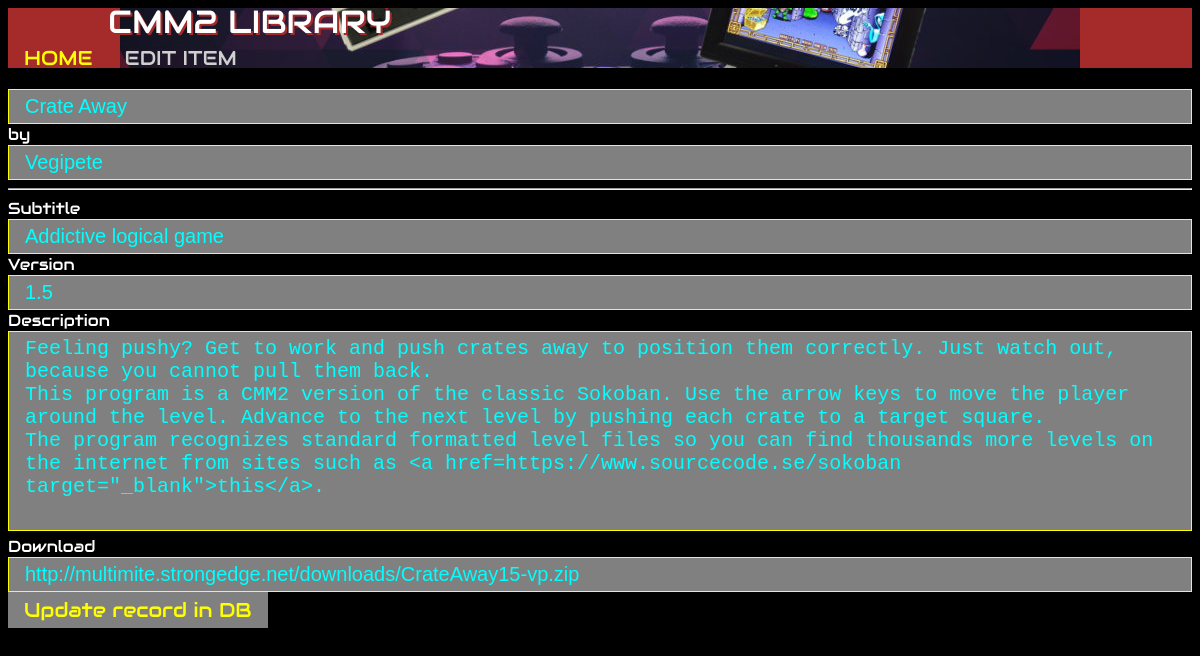
Screenshot of /editApp.php?id=19 with the database file from the repository.
### tables this page shows
CREATE TABLE IF NOT EXISTS `apps` (
  `id` int(11) NOT NULL AUTO_INCREMENT,
  `title` varchar(200) NOT NULL,
  `version` varchar(200) NOT NULL,
  `changed` timestamp NOT NULL DEFAULT CURRENT_TIMESTAMP,
  `author` int(11) NOT NULL DEFAULT '1',
  `scr_path` varchar(200) NOT NULL,
  `subtitle` varchar(200) NOT NULL,
  `description` varchar(2000) NOT NULL,
  `link` varchar(200) NOT NULL,
  `category` varchar(200) NOT NULL DEFAULT '1',
  `rating` int(11) NOT NULL DEFAULT '0',
  `enabled` tinyint(1) NOT NULL DEFAULT '1',
  PRIMARY KEY (`id`),
  KEY `title` (`title`,`changed`,`author`,`category`),
  KEY `title_2` (`title`),
  KEY `changed` (`changed`),
  KEY `category` (`category`)
);

CREATE TABLE IF NOT EXISTS `authors` (
  `id` int(11) NOT NULL AUTO_INCREMENT,
  `author` varchar(200) NOT NULL,
  `contact` varchar(200) DEFAULT NULL,
  `items` int(11) NOT NULL DEFAULT '0',
  PRIMARY KEY (`id`),
  UNIQUE KEY `author_4` (`author`),
  UNIQUE KEY `id` (`id`),
  UNIQUE KEY `id_2` (`id`),
  KEY `author` (`author`),
  KEY `author_2` (`author`),
  KEY `author_3` (`author`)
);

### editApp.php (the view, shortened to what this page needs)
<!DOCTYPE html>
<html>
<head>
</head>
<body>
<div class="navbar">
	<a href="index.php">HOME</a>
	<div>EDIT ITEM</div>
</div>
<div style="text-shadow: 2px 2px brown;font-family: 'Audiowide', sans-serif;line-height: 90%;padding-left: 100px;position: fixed; color: White; margin-top: -60px;font-size: 32px;">
CMM2 LIBRARY
</div>
	<?php
		if(isset($_GET['id']))
		{
			$id = intval($_GET['id']);
			$sql= "SELECT * FROM apps WHERE id=" . $id;
			$result = mysql_query($sql) or die('Query failed: ' . mysql_error());
			if ($result)
				if ($row = mysql_fetch_assoc($result))
				{
					$title = $row['title'];
					$subtitle = $row['subtitle'];
					$version = $row['version'];
					$description = $row['description'];
					$description = str_replace("<br>", "\n", $description);
					$description = str_replace("<p>", "\n\n", $description);
					$link = $row['link'];
					$author = '???';
					$sql= 'SELECT * FROM authors WHERE id=' . $row['author'];
					$result = mysql_query($sql) or die('Query failed: ' . mysql_error());
					if ($result)
						if ($row1 = mysql_fetch_assoc($result))
							$author = $row1['author'];
					echo '<br>';
					$cururi = $_SERVER['REQUEST_URI'];
					echo '<form name="editPrg" action="editExistingApp.php?id=' . $id . '&url=' . $cururi . '" onsubmit="return validateForm()" method="post" enctype="multipart/form-data">';
					echo '<input type="text" name="title" value="' . $title . '" readonly> by <input type="text" name="author" value="' . $author . '" readonly><br>';
					echo '<hr>';
					echo 'Subtitle<br><input type="text" name="subtitle" value="' . $subtitle . '"><br>';
					echo 'Version<br><input type="text" name="version" value="' . $version . '"><br>';
					echo 'Description<br><textarea name="description" rows="25" cols="80" style="resize:none">' . $description . '</textarea><br>';
					echo 'Download<br><input type="text" name="link" value="' . $link . '"><br>';
					echo '<input id="submit" type="submit" value="Update record in DB" onmouseover="submitOver()" onmouseout="submitOut()">';
					echo '</form>';
				}
  	}
  ?>
</body>
</html>

### editApp.php (style rules this page uses)
input[type=text] { background-color: gray; color: cyan; width: 100%; padding: 5px 16px; border: 1px solid yellow; box-sizing: border-box; font-size: 20px; }
textarea { width: 100%; height: 200px; padding: 5px 16px; box-sizing: border-box; border: 1px solid yellow; color: cyan; font-size: 20px; background-color: gray; resize: none; }
input[type="submit"] { background-color: gray; border: none; color: yellow; padding: 5px 16px; text-decoration: none; font-size: 20px; cursor: pointer; font-family: 'Audiowide', sans-serif; }
body { background-color: Black; color: White; font-family: 'Audiowide', sans-serif; }
.navbar { overflow: hidden; margin-right: 5px; background-image: url("banner.jpg"); background-repeat: no-repeat; background-size: auto; background-position: center; background-color: Brown; position: sticky; top: 0; height: 60px; width: 100%; }
.navbar a { float: left; display: fixed; color: yellow; text-align: center; margin-top: 32px; padding: 5px 16px; text-decoration: none; font-size: 20px; }
.navbar div { float: left; display: fixed; color: #d0d0d0; text-align: center; margin-top: 32px; padding: 5px 16px; text-decoration: none; font-size: 20px; }

### rows the page displays
apps: title "Crate Away", subtitle "Addictive logical game", version "1.5", description "Feeling pushy? Get to work and push crates away to position them correctly. Just watch out, because you cannot pull them back. This program is a CMM2 version of the classic Sokoban. Use the arrow keys to move the player around the level. Advance to the next level by pushing each crate to a target square. The program recognizes standard formatted level files so you can find thousands more levels on the internet from sites such as <a href=https://www.sourcecode.se/sokoban target=\"_blank\">this</a>.", link "http://multimite.strongedge.net/downloads/CrateAway15-vp.zip"
authors: author "Vegipete"
